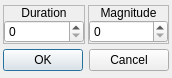
<?xml version="1.0" encoding="UTF-8"?>
<ui version="4.0">
 <class>ConfigureEvent_ShakeScreen</class>
 <widget class="QDialog" name="ConfigureEvent_ShakeScreen">
  <property name="geometry">
   <rect>
    <x>0</x>
    <y>0</y>
    <width>172</width>
    <height>78</height>
   </rect>
  </property>
  <property name="windowTitle">
   <string>Shake Screen</string>
  </property>
  <property name="styleSheet">
   <string notr="true">.QFrame
{
	border: 1px solid palette(text);
}

.QFrame&gt;QLabel
{
	background-color: palette(text);
	color: palette(window);
}</string>
  </property>
  <layout class="QGridLayout" name="gridLayout">
   <property name="leftMargin">
    <number>3</number>
   </property>
   <property name="topMargin">
    <number>3</number>
   </property>
   <property name="rightMargin">
    <number>3</number>
   </property>
   <property name="bottomMargin">
    <number>3</number>
   </property>
   <property name="spacing">
    <number>3</number>
   </property>
   <item row="0" column="0">
    <widget class="QFrame" name="frmSupplied">
     <property name="sizePolicy">
      <sizepolicy hsizetype="Preferred" vsizetype="Fixed">
       <horstretch>0</horstretch>
       <verstretch>0</verstretch>
      </sizepolicy>
     </property>
     <property name="frameShape">
      <enum>QFrame::StyledPanel</enum>
     </property>
     <property name="frameShadow">
      <enum>QFrame::Raised</enum>
     </property>
     <layout class="QVBoxLayout" name="verticalLayout_4">
      <property name="spacing">
       <number>0</number>
      </property>
      <property name="leftMargin">
       <number>0</number>
      </property>
      <property name="topMargin">
       <number>0</number>
      </property>
      <property name="rightMargin">
       <number>0</number>
      </property>
      <property name="bottomMargin">
       <number>0</number>
      </property>
      <item>
       <widget class="QLabel" name="label_4">
        <property name="sizePolicy">
         <sizepolicy hsizetype="Preferred" vsizetype="Fixed">
          <horstretch>0</horstretch>
          <verstretch>0</verstretch>
         </sizepolicy>
        </property>
        <property name="text">
         <string>Duration</string>
        </property>
        <property name="alignment">
         <set>Qt::AlignCenter</set>
        </property>
       </widget>
      </item>
      <item>
       <widget class="QWidget" name="widget_4" native="true">
        <layout class="QHBoxLayout" name="horizontalLayout_3">
         <property name="spacing">
          <number>0</number>
         </property>
         <property name="leftMargin">
          <number>0</number>
         </property>
         <property name="topMargin">
          <number>0</number>
         </property>
         <property name="rightMargin">
          <number>0</number>
         </property>
         <property name="bottomMargin">
          <number>0</number>
         </property>
         <item>
          <widget class="QSpinBox" name="numDuration">
           <property name="minimum">
            <number>0</number>
           </property>
           <property name="maximum">
            <number>255</number>
           </property>
          </widget>
         </item>
        </layout>
       </widget>
      </item>
     </layout>
    </widget>
   </item>
   <item row="0" column="1">
    <widget class="QFrame" name="frmSupplied_2">
     <property name="sizePolicy">
      <sizepolicy hsizetype="Preferred" vsizetype="Fixed">
       <horstretch>0</horstretch>
       <verstretch>0</verstretch>
      </sizepolicy>
     </property>
     <property name="frameShape">
      <enum>QFrame::StyledPanel</enum>
     </property>
     <property name="frameShadow">
      <enum>QFrame::Raised</enum>
     </property>
     <layout class="QVBoxLayout" name="verticalLayout_5">
      <property name="spacing">
       <number>0</number>
      </property>
      <property name="leftMargin">
       <number>0</number>
      </property>
      <property name="topMargin">
       <number>0</number>
      </property>
      <property name="rightMargin">
       <number>0</number>
      </property>
      <property name="bottomMargin">
       <number>0</number>
      </property>
      <item>
       <widget class="QLabel" name="lblMagnitude">
        <property name="sizePolicy">
         <sizepolicy hsizetype="Preferred" vsizetype="Fixed">
          <horstretch>0</horstretch>
          <verstretch>0</verstretch>
         </sizepolicy>
        </property>
        <property name="text">
         <string>Magnitude</string>
        </property>
        <property name="alignment">
         <set>Qt::AlignCenter</set>
        </property>
       </widget>
      </item>
      <item>
       <widget class="QWidget" name="widget_5" native="true">
        <layout class="QHBoxLayout" name="horizontalLayout_4">
         <property name="spacing">
          <number>0</number>
         </property>
         <property name="leftMargin">
          <number>0</number>
         </property>
         <property name="topMargin">
          <number>0</number>
         </property>
         <property name="rightMargin">
          <number>0</number>
         </property>
         <property name="bottomMargin">
          <number>0</number>
         </property>
         <item>
          <widget class="QSpinBox" name="numMagnitude">
           <property name="minimum">
            <number>0</number>
           </property>
           <property name="maximum">
            <number>255</number>
           </property>
          </widget>
         </item>
        </layout>
       </widget>
      </item>
     </layout>
    </widget>
   </item>
   <item row="1" column="0" colspan="2">
    <widget class="QDialogButtonBox" name="buttonBox">
     <property name="orientation">
      <enum>Qt::Horizontal</enum>
     </property>
     <property name="standardButtons">
      <set>QDialogButtonBox::Cancel|QDialogButtonBox::Ok</set>
     </property>
    </widget>
   </item>
  </layout>
 </widget>
 <resources/>
 <connections>
  <connection>
   <sender>buttonBox</sender>
   <signal>accepted()</signal>
   <receiver>ConfigureEvent_ShakeScreen</receiver>
   <slot>accept()</slot>
   <hints>
    <hint type="sourcelabel">
     <x>248</x>
     <y>254</y>
    </hint>
    <hint type="destinationlabel">
     <x>157</x>
     <y>274</y>
    </hint>
   </hints>
  </connection>
  <connection>
   <sender>buttonBox</sender>
   <signal>rejected()</signal>
   <receiver>ConfigureEvent_ShakeScreen</receiver>
   <slot>reject()</slot>
   <hints>
    <hint type="sourcelabel">
     <x>316</x>
     <y>260</y>
    </hint>
    <hint type="destinationlabel">
     <x>286</x>
     <y>274</y>
    </hint>
   </hints>
  </connection>
 </connections>
</ui>
